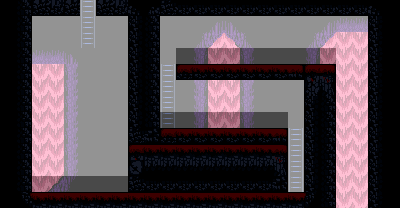

A level layout from a 2D game, rendered from its tile map. Below: a short description, then the map file with tile-grid data replaced by summaries:
An orthogonal 25x13 tile map with 16x16 px tiles, 5 tile layers (Back2, Back, Deafult, Front, ...), 2 tilesets and 15 objects.

<map version="1.10" tiledversion="1.10.1" orientation="orthogonal" renderorder="right-down" width="25" height="13" tilewidth="16" tileheight="16" infinite="0" nextlayerid="14" nextobjectid="40">
 <properties>
  <property name="BottomSection" type="int" value="9" />
  <property name="LeftSection" type="int" value="-1" />
  <property name="Level" type="int" value="8" />
  <property name="RightSection" type="int" value="-1" />
  <property name="TopSection" type="int" value="7" />
 </properties>
 <tileset firstgid="1" source="../Level1_Tileset.tsx" />
 <tileset firstgid="801" source="../PathfindingLayout.tsx" />
 <layer id="11" name="Back2" width="25" height="13">
  <data>[325 cells, 181 non-empty, 2 distinct tile ids]</data>
 </layer>
 <layer id="3" name="Back" width="25" height="13">
  <data>[325 cells, 45 non-empty, 19 distinct tile ids]</data>
 </layer>
 <layer id="2" name="Deafult" width="25" height="13">
  <data>[325 cells, 11 non-empty, 1 distinct tile ids]</data>
 </layer>
 <layer id="1" name="Front" width="25" height="13">
  <data>[325 cells, 143 non-empty, 22 distinct tile ids]</data>
 </layer>
 <layer id="13" name="PathfindingLayout" width="25" height="13" opacity="0.58">
  <data>[325 cells, 325 non-empty, 3 distinct tile ids]</data>
 </layer>
 <objectgroup id="10" name="Objects">
  <object id="37" x="336" y="96">
   <properties>
    <property name="Size" type="int" value="1" />
    <property name="Type" value="DirtBlock" />
   </properties>
   <point />
  </object>
  <object id="38" x="336" y="128">
   <properties>
    <property name="Size" type="int" value="1" />
    <property name="Type" value="DirtBlock" />
   </properties>
   <point />
  </object>
  <object id="39" x="336" y="160">
   <properties>
    <property name="Size" type="int" value="1" />
    <property name="Type" value="DirtBlock" />
   </properties>
   <point />
  </object>
 </objectgroup>
 <objectgroup id="8" name="Colliders">
  <object id="25" x="128" y="16" width="32" height="128">
   <properties>
    <property name="AFFECTING_LAYERS" value="PLAYER_LAYER" />
    <property name="OBJECT_LAYERS" value="GROUND_LAYER" />
   </properties>
  </object>
  <object id="26" x="160" y="128" width="128" height="16">
   <properties>
    <property name="AFFECTING_LAYERS" value="PLAYER_LAYER" />
    <property name="OBJECT_LAYERS" value="GROUND_LAYER" />
   </properties>
  </object>
  <object id="27" x="176" y="64" width="160" height="16">
   <properties>
    <property name="AFFECTING_LAYERS" value="PLAYER_LAYER" />
    <property name="OBJECT_LAYERS" value="GROUND_LAYER" />
   </properties>
  </object>
  <object id="28" x="304" y="80" width="32" height="128">
   <properties>
    <property name="AFFECTING_LAYERS" value="PLAYER_LAYER" />
    <property name="OBJECT_LAYERS" value="GROUND_LAYER" />
   </properties>
  </object>
  <object id="29" x="32" y="192" width="272" height="16">
   <properties>
    <property name="AFFECTING_LAYERS" value="PLAYER_LAYER" />
    <property name="OBJECT_LAYERS" value="GROUND_LAYER" />
   </properties>
  </object>
  <object id="30" x="16" y="0" width="64" height="16">
   <properties>
    <property name="AFFECTING_LAYERS" value="PLAYER_LAYER" />
    <property name="OBJECT_LAYERS" value="GROUND_LAYER" />
   </properties>
  </object>
  <object id="31" x="96" y="0" width="288" height="16">
   <properties>
    <property name="AFFECTING_LAYERS" value="PLAYER_LAYER" />
    <property name="OBJECT_LAYERS" value="GROUND_LAYER" />
   </properties>
  </object>
  <object id="32" x="368" y="16" width="16" height="192">
   <properties>
    <property name="AFFECTING_LAYERS" value="PLAYER_LAYER" />
    <property name="OBJECT_LAYERS" value="GROUND_LAYER" />
   </properties>
  </object>
  <object id="33" x="16" y="16" width="16" height="192">
   <properties>
    <property name="AFFECTING_LAYERS" value="PLAYER_LAYER" />
    <property name="OBJECT_LAYERS" value="GROUND_LAYER" />
   </properties>
  </object>
  <object id="34" x="80" y="0" width="16" height="48">
   <properties>
    <property name="AFFECTING_LAYERS" value="USE_LADDER_LAYER" />
    <property name="OBJECT_LAYERS" value="LADDER_LAYER" />
   </properties>
  </object>
  <object id="35" x="160" y="64" width="16" height="64">
   <properties>
    <property name="AFFECTING_LAYERS" value="USE_LADDER_LAYER" />
    <property name="OBJECT_LAYERS" value="LADDER_LAYER" />
   </properties>
  </object>
  <object id="36" x="288" y="128" width="16" height="64">
   <properties>
    <property name="AFFECTING_LAYERS" value="USE_LADDER_LAYER" />
    <property name="OBJECT_LAYERS" value="LADDER_LAYER" />
   </properties>
  </object>
 </objectgroup>
</map>
